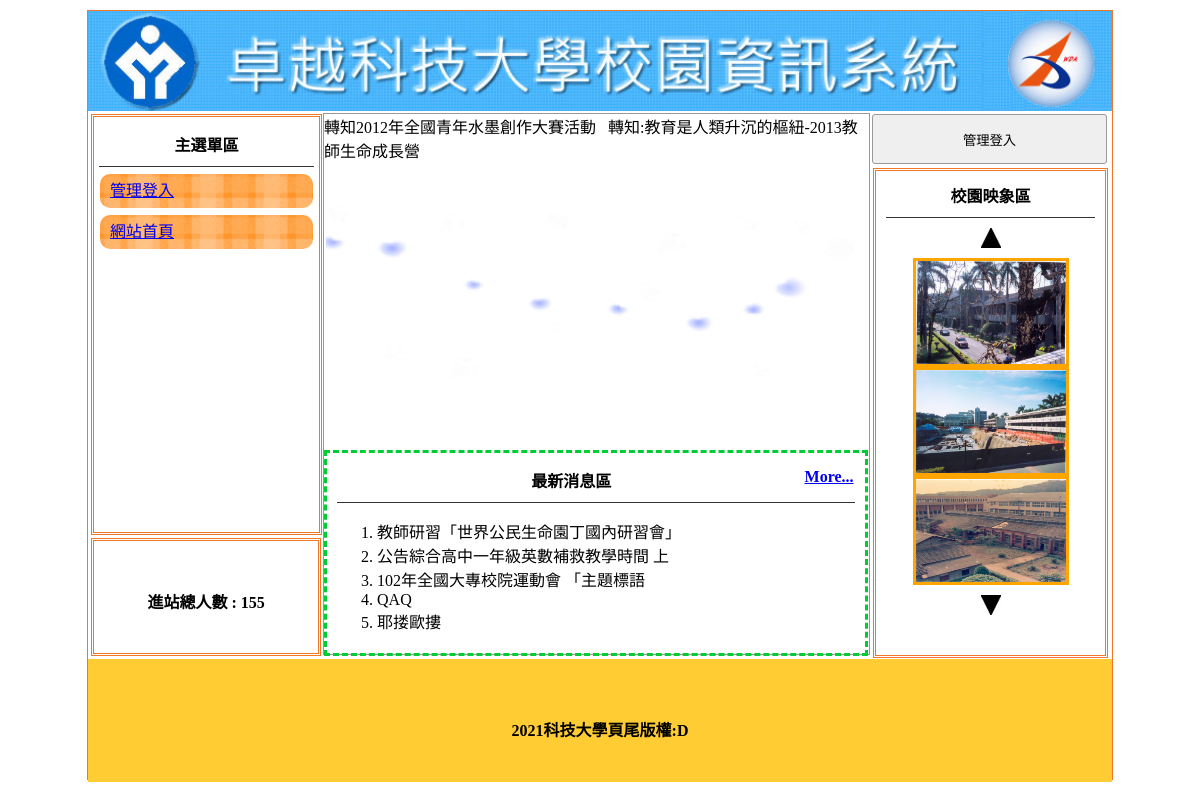
The page / on the database its author committed.
### tables this page shows
CREATE TABLE `title` (
  `id` int(11) UNSIGNED NOT NULL COMMENT '流水號',
  `img` text NOT NULL COMMENT '檔名/路徑',
  `text` text NOT NULL COMMENT '文字',
  `sh` int(1) UNSIGNED DEFAULT 0 COMMENT '顯示'
);

CREATE TABLE `menu` (
  `id` int(11) UNSIGNED NOT NULL,
  `name` text NOT NULL COMMENT '文字',
  `href` text NOT NULL COMMENT '連結',
  `sh` int(1) UNSIGNED NOT NULL DEFAULT 1 COMMENT '顯示(預設1',
  `parent` int(11) UNSIGNED NOT NULL DEFAULT 0
);

CREATE TABLE `total` (
  `id` int(11) UNSIGNED NOT NULL,
  `total` int(11) NOT NULL
);

CREATE TABLE `ad` (
  `id` int(11) UNSIGNED NOT NULL COMMENT '流水號',
  `img` text NOT NULL COMMENT '檔名/路徑',
  `text` text NOT NULL COMMENT '文字',
  `sh` int(1) UNSIGNED DEFAULT 0 COMMENT '顯示'
);

CREATE TABLE `news` (
  `id` int(11) UNSIGNED NOT NULL COMMENT '流水號',
  `img` text NOT NULL COMMENT '檔名/路徑',
  `text` text NOT NULL COMMENT '文字',
  `sh` int(1) UNSIGNED DEFAULT 0 COMMENT '顯示'
);

CREATE TABLE `image` (
  `id` int(11) UNSIGNED NOT NULL COMMENT '流水號',
  `img` text NOT NULL COMMENT '檔名/路徑',
  `text` text NOT NULL COMMENT '文字',
  `sh` int(1) UNSIGNED DEFAULT 0 COMMENT '顯示'
);

CREATE TABLE `bottom` (
  `id` int(11) UNSIGNED NOT NULL,
  `bottom` text NOT NULL COMMENT '頁尾版權一定要用文字'
);

### base.php (called while the page is built, shortened)
<?php
class DB{
    protected $dsn="mysql:host=localhost;charset=utf8;dbname=web01";
    protected $user="root";
    protected $pw="";
    protected $pdo;
    public $table;
    public function __construct($table){
        $this->table=$table;
        $this->pdo=new PDO($this->dsn,$this->user,$this->pw);
    }
    public function find($id){
        $sql="SELECT * FROM $this->table WHERE ";
        if(is_array($id)){
            foreach($id as $key => $value){
                $tmp[]="`$key`='$value'";
            }
            $sql .= implode(" AND ",$tmp);
        }else{
            $sql .= " `id`='$id'";
        }
        return $this->pdo->query($sql)->fetch(PDO::FETCH_ASSOC);
    }
    public function all(...$arg){
        $sql="SELECT * FROM $this->table ";
        switch(count($arg)){
            case 2:
                foreach($arg[0] as $key => $value){
                    $tmp[]="`$key`='$value'";
                }
                $sql .=" WHERE ".implode(" AND ",$tmp)." ".$arg[1];
            break;
            case 1:
                if(is_array($arg[0])){
                    foreach($arg[0] as $key => $value){
                        $tmp[]="`$key`='$value'";
                    }
                    $sql .= " WHERE ".implode(" AND ",$tmp);
                }else{
                    $sql .= $arg[0];
                }
            break;
        }
        return $this->pdo->query($sql)->fetchAll(PDO::FETCH_ASSOC);
    }
    public function math($method,$col,...$arg){
        $sql="SELECT $method($col) FROM $this->table ";
        switch(count($arg)){
            case 1:
                if(is_array($arg[0])){
                    foreach($arg[0] as $key => $value){
                        $tmp[]="`$key`='$value'";
                    }
                    $sql .=" WHERE ".implode(" AND ",$tmp);
                }else{
                    $sql .=$arg[0];
                }
            break;
        }
        return $this->pdo->query($sql)->fetchColumn();
    }
    public function save($array){
        if(isset($array['id'])){
            foreach($array as $key => $value){
                $tmp[]="`$key`='$value'";
            }
            $sql="UPDATE $this->table SET ".implode(",",$tmp)." WHERE `id`='{$array['id']}'";
        }else{
            $sql="INSERT INTO $this->table (`".implode("`,`",array_keys($array))."`)
                                     VALUES('".implode("','",$array)."')";
        }
        return $this->pdo->exec($sql);
    }
}
$Total=new DB('total');
$Bottom=new DB('bottom');
$Title=new DB('title');
$Ad=new DB('ad');
$Image=new DB('image');
$News=new DB('news');
$Menu=new DB('menu');
?>

### index.php (the view, shortened to what this page needs)
<?php
include_once "base.php";
?>
<!DOCTYPE html PUBLIC "-//W3C//DTD XHTML 1.0 Transitional//EN" "http://www.w3.org/TR/xhtml1/DTD/xhtml1-transitional.dtd">
<html xmlns="http://www.w3.org/1999/xhtml">
<head>
	<link href="./css/css.css" rel="stylesheet" type="text/css">
</head>
<body>
	<div id="main">
	<?php include "./front/header.php"; ?>
		<div id="ms">
			<div id="lf" style="float:left;">
				<div id="menuput" class="dbor">
					<span class="t botli">主選單區</span>
					<?php
						$mains=$Menu->all(['parent'=>0,'sh'=>1]);
                        foreach($mains as $main){
                            echo "<div class='mainmu'>";
                            echo "<a href='{$main['href']}'>";
                            echo $main['name'];
                            echo "</a>";
                            echo "</div>";
                        }
					?>
				</div>
				<div class="dbor" style="margin:3px; width:95%; height:20%; line-height:100px;">
					<span class="t">進站總人數 : <?=$Total->find(1)['total'];?>
						</span>
				</div>
			</div>
			<?php
			$do = isset($_GET["do"]) ? $_GET["do"] : 'main';
			$file = "./front/" . $do . ".php";
			if (file_exists($file)) {
				include $file;
			} else {
				echo "檔案不存在";
				include "./front/main.php";
			}
			?>
			<div class="di di ad" style="height:540px; width:23%; padding:0px; margin-left:22px; float:left; ">
				<button style="width:100%; margin-left:auto; margin-right:auto; margin-top:2px; height:50px;" onclick="lo(&#39;?do=login&#39;)">管理登入</button>
				<div style="width:89%; height:480px;" class="dbor">
					<span class="t botli">校園映象區</span>
					<div class="t" onclick="pp(1)"><img src="icon/up.jpg" alt="" ></div>
					<?php
					$imgs=$Image->all(['sh'=>1]);
					foreach($imgs as $key => $img){
					?>
					<div class="im cent" id="ssaa<?=$key;?>">
						<img src="img/<?=$img['img'];?>" alt="" style="border:3px solid orange;width:150px;height:103px">
					</div>
					<?php
					}
					?>
					<div class="t" onclick="pp(2)"><img src="icon/dn.jpg" alt="" ></div>
				</div>
			</div>
		</div>
		<div style="width:1024px; left:0px; position:relative; background:#FC3; margin-top:4px; height:123px; display:block;">
			<span class="t" style="line-height:123px;"><?=$Bottom->find(1)['bottom'];?></span>
		</div>
	</div>
</body>
</html>

### front/header.php
<a title="<?=$Title->find(['sh'=>1])['text'];?>" href="index.php">
		<div class="ti" style="background:url(&#39;img/<?=$Title->find(['sh'=>1])['img'];?>&#39;); background-size:cover;"></div>
</a>

### front/main.php (shortened to what this page needs)
<div class="di" style="height:540px; border:#999 1px solid; width:53.2%; margin:2px 0px 0px 0px; float:left; position:relative; left:20px;">
	<marquee scrolldelay="120" direction="left" style="position:absolute; width:100%; height:40px;">
<?php include "marquee.php";?>
	</marquee>
	<div style="height:32px; display:block;"></div>
	<div style="width:100%; padding:2px; height:290px;">
		<div id="mwww" loop="true" style="width:100%; height:100%;">
		</div>
	</div>
	<div style="width:95%; padding:2px; height:190px; margin-top:10px; padding:5px 10px 5px 10px; border:#0C3 dashed 3px; position:relative;">
		<span class="t botli">最新消息區
			<?php
			if($News->math('count','*',['sh'=>1])>5){
				echo "<a href='?do=news'style='float:right'>More...</a>";
			}
			?>
		</span>
		<ul class="ssaa" style="list-style-type:decimal;">
		<?php
		$news=$News->all(['sh'=>1]," LIMIT 5");
		foreach($news as $n){
			echo "<li>";
			echo mb_substr($n['text'],0,20);
			echo "</li>";
		}
		?>
		</ul>
	</div>
</div>

### front/marquee.php
<?php
	$ads=$Ad->all(['sh'=>1]);
	foreach($ads as $ad){
		echo $ad['text']."&nbsp;&nbsp;&nbsp;";
	}
	?>

### css/css.css (style rules this page uses)
body { padding:0px; margin:0px; }
#main { width:1024px; height:768px; margin:10px auto 10px auto; border:#EE7728 1px solid; position:relative; }
.ti { width:100%; height:100px; position:relative; background-size:cover; background-repeat:no-repeat; }
.dbor { border:#EE7728 double 3px; margin:1px; padding:2px 10px 2px 10px; }
.t { font-weight:800; display:block; text-align:center; padding:10px 1px 10px 1px; }
.botli { border-bottom:#333 1px solid; }
.mainmu { position:relative; border-radius:10px; background:url(../icon/menu.fw.png) center no-repeat; background-size:cover; line-height:30px; padding:2px 10px 2px 10px; margin:7px 1px 7px 1px; height:30px; }
#lf { height:540px; width:21%; display:inline-block; }
#menuput { width:100%; height:75%; position:relative; padding:5px; display:block; margin: 3px; }
#menuput a { display: block; }
.di { display:inline-block; }
.ad { margin:1px; padding:2px 10px 2px 10px; }
.cent { text-align:center; }
input,button { border:#999 1px solid; border-radius:3px; background:#EFEFEF; padding:5px; margin:3px; }

### rows shown on the page
title: img (picture)
menu: name "管理登入"
menu: name "網站首頁"
total: total "155"
ad: text "轉知2012年全國青年水墨創作大賽活動"
ad: text "轉知:教育是人類升沉的樞紐-2013教師生命成長營"
news: text "教師研習「世界公民生命園丁國內研習會」"
news: text "公告綜合高中一年級英數補救教學時間 上"
news: text "102年全國大專校院運動會 「主題標語"
news: text "QAQ"
news: text "耶搂歐摟"
image: img (picture)
image: img (picture)
image: img (picture)
bottom: bottom "2021科技大學頁尾版權:D"
